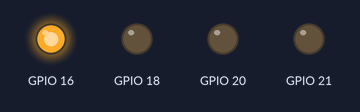
The program below on a simulated Raspberry Pi (BCM pin numbers). Shown: output pins drawn as LEDs (lit = HIGH). At 7.0 s the program stops and its outputs stay as they are.

Above: at 0.1 s.
At 1.1 s:
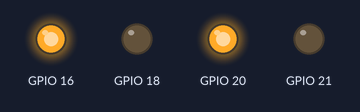
At 2.1 s:
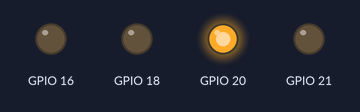
At 3.1 s:
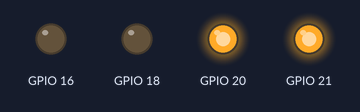
At 5.1 s:
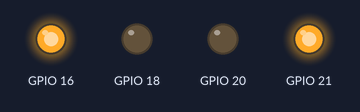
At 7.1 s:
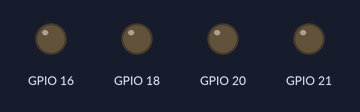
Timing chart, 0 to 8.5 s (numbered marks = the images above):
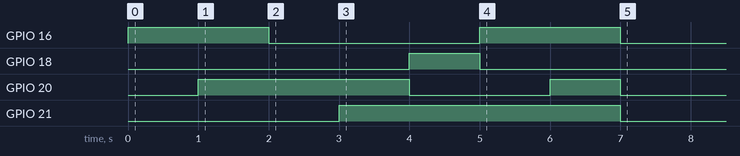

Measured:
- by itself, GPIO 16: alternates HIGH for 2.0 s and LOW for 3.0 s
- by itself, GPIO 18: LOW → HIGH at 4.0 s, → LOW 1.0 s later
- by itself, GPIO 20: LOW → HIGH at 1.0 s, → LOW 3.0 s later, → HIGH 2.0 s later, → LOW 1.0 s later
- by itself, GPIO 21: LOW → HIGH at 3.0 s, → LOW 4.0 s later

The program:

rgb_led2.py
```python
import RPi.GPIO as GPIO
import time

GPIO.setmode(GPIO.BCM)

GPIO.setup(21, GPIO.OUT)
GPIO.setup(20, GPIO.OUT)
GPIO.setup(16, GPIO.OUT)
GPIO.setup(18, GPIO.OUT)

def rgb(red, green, blue):
    GPIO.output(21, GPIO.LOW if not red else GPIO.HIGH)
    GPIO.output(20, GPIO.LOW if not green else GPIO.HIGH)
    GPIO.output(16, GPIO.LOW if not blue else GPIO.HIGH)

    if red and not blue and not green:
        GPIO.output(18, GPIO.HIGH)
    else:
        GPIO.output(18, GPIO.LOW)

rgb(False, False, True)
time.sleep(1)
rgb(False, True, True)
time.sleep(1)
rgb(False, True, False)
time.sleep(1)
rgb(True, True, False)
time.sleep(1)
rgb(True, False, False)
time.sleep(1)
rgb(True, False, True)
time.sleep(1)
rgb(True, True, True)
time.sleep(1)
rgb(False, False, False)

GPIO.cleanup()
```
